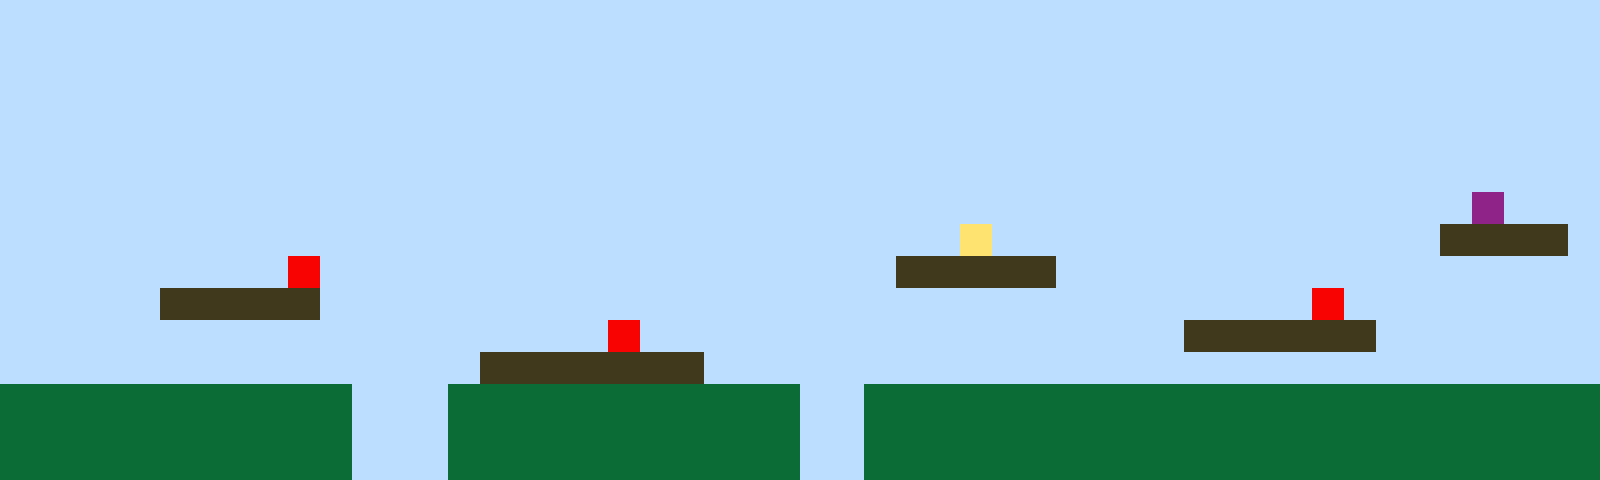

The image is a tile-based game level rendered from a .tmx file. Its description and complete source (layers, tilesets, objects, tile grids) follow:
An orthogonal 50x15 tile map with 32x32 px tiles, 1 tile layer (Tile Layer 1).

<map version="1.10" tiledversion="1.11.2" orientation="orthogonal" renderorder="right-up" width="50" height="15" tilewidth="32" tileheight="32" infinite="0" nextlayerid="2" nextobjectid="1"><editorsettings><export target="map1.csv" format="csv" /></editorsettings><tileset firstgid="1" name="sprites" tilewidth="32" tileheight="32" tilecount="6" columns="3"><image source="sprites.png" width="96" height="64" /></tileset><layer id="1" name="Tile Layer 1" width="50" height="15"><data encoding="csv">1,1,1,1,1,1,1,1,1,1,1,1,1,1,1,1,1,1,1,1,1,1,1,1,1,1,1,1,1,1,1,1,1,1,1,1,1,1,1,1,1,1,1,1,1,1,1,1,1,1,1,1,1,1,1,1,1,1,1,1,1,1,1,1,1,1,1,1,1,1,1,1,1,1,1,1,1,1,1,1,1,1,1,1,1,1,1,1,1,1,1,1,1,1,1,1,1,1,1,1,1,1,1,1,1,1,1,1,1,1,1,1,1,1,1,1,1,1,1,1,1,1,1,1,1,1,1,1,1,1,1,1,1,1,1,1,1,1,1,1,1,1,1,1,1,1,1,1,1,1,1,1,1,1,1,1,1,1,1,1,1,1,1,1,1,1,1,1,1,1,1,1,1,1,1,1,1,1,1,1,1,1,1,1,1,1,1,1,1,1,1,1,1,1,1,1,1,1,1,1,1,1,1,1,1,1,1,1,1,1,1,1,1,1,1,1,1,1,1,1,1,1,1,1,1,1,1,1,1,1,1,1,1,1,1,1,1,1,1,1,1,1,1,1,1,1,1,1,1,1,1,1,1,1,1,1,1,1,1,1,1,1,1,1,1,1,1,1,1,1,1,1,1,1,1,1,1,1,1,1,1,1,1,1,1,1,1,1,1,1,1,1,1,1,1,1,1,1,1,1,1,1,1,1,1,1,1,1,1,1,1,1,1,1,1,1,1,1,1,1,1,1,1,1,1,1,1,1,1,1,1,1,1,1,1,1,1,1,1,1,1,1,1,1,1,1,6,1,1,1,1,1,1,1,1,1,1,1,1,1,1,1,1,1,1,1,1,1,1,1,1,1,1,1,1,1,1,1,1,1,4,1,1,1,1,1,1,1,1,1,1,1,1,1,1,3,3,3,3,1,1,1,1,1,1,1,1,1,1,5,1,1,1,1,1,1,1,1,1,1,1,1,1,1,1,1,1,1,3,3,3,3,3,1,1,1,1,1,1,1,1,1,1,1,1,1,1,1,1,1,1,1,1,1,1,3,3,3,3,3,1,1,1,1,1,1,1,1,1,1,1,1,1,1,1,1,1,1,1,1,1,1,1,1,1,1,1,1,1,1,1,5,1,1,1,1,1,1,1,1,1,1,1,1,1,1,1,1,1,1,1,1,1,1,1,1,1,1,1,5,1,1,1,1,1,1,1,1,1,1,1,1,1,1,1,1,1,3,3,3,3,3,3,1,1,1,1,1,1,1,1,1,1,1,1,1,1,1,1,1,1,1,1,1,1,3,3,3,3,3,3,3,1,1,1,1,1,1,1,1,1,1,1,1,1,1,1,1,1,1,1,1,1,1,1,1,1,1,1,1,2,2,2,2,2,2,2,2,2,2,2,1,1,1,2,2,2,2,2,2,2,2,2,2,2,1,1,2,2,2,2,2,2,2,2,2,2,2,2,2,2,2,2,2,2,2,2,2,2,2,2,2,2,2,2,2,2,2,2,2,2,1,1,1,2,2,2,2,2,2,2,2,2,2,2,1,1,2,2,2,2,2,2,2,2,2,2,2,2,2,2,2,2,2,2,2,2,2,2,2,2,2,2,2,2,2,2,2,2,2,2,1,1,1,2,2,2,2,2,2,2,2,2,2,2,1,1,2,2,2,2,2,2,2,2,2,2,2,2,2,2,2,2,2,2,2,2,2,2,2</data></layer></map>
